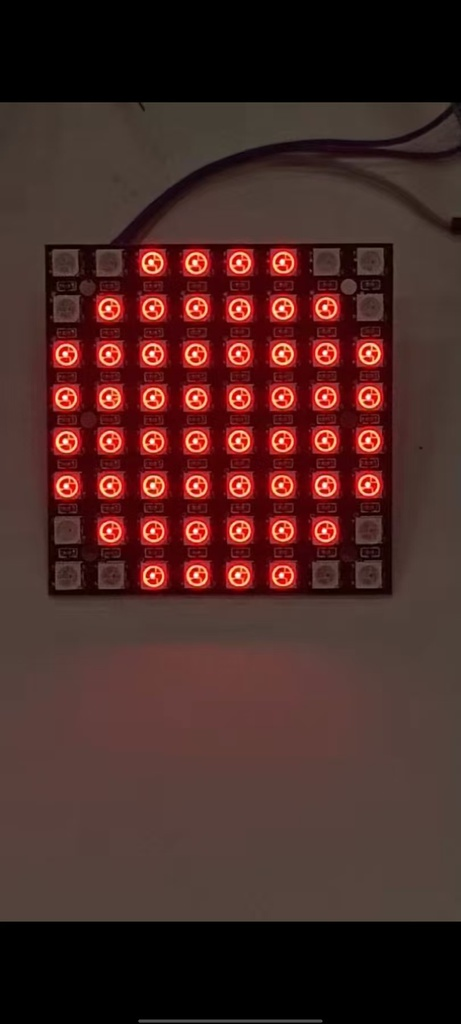
#> input picture test_red.jpg, 461 x 1024 px, shrunk from 810 x 1800 before the run
$ python test_multi_color.py
#> lines starting #> are read from the running program, lines starting #| are printed output that depends on the picture; after the words box and inside, x2 and y2 are one past the last pixel; in counts of white or black regions, pixels touching at a corner belong together
#> further down, img is the input picture: shape (1024, 461, 3); mean B, G, R 37.5, 41.2, 74
import cv2
import numpy as np
import time

def detect_color(img):
    # 如果图片读取失败
    if img is None:
        return "UNKNOWN", None

    # 转换到 HSV 颜色空间
    hsv = cv2.cvtColor(img, cv2.COLOR_BGR2HSV)
#> hsv: shape (1024, 461, 3); mean H, S, V 29.2, 100.5, 74

    # 定义各颜色的 HSV 范围
    # 红色分两个区间
    red_ranges = [
        (np.array([0, 100, 100]), np.array([10, 255, 255])),
        (np.array([160, 100, 100]), np.array([180, 255, 255]))
    ]
    yellow_range = (np.array([20, 100, 100]), np.array([35, 255, 255]))
    green_range = (np.array([40, 100, 100]), np.array([85, 255, 255]))

    # 提取掩膜
    mask_red = cv2.bitwise_or(
        cv2.inRange(hsv, red_ranges[0][0], red_ranges[0][1]),
        cv2.inRange(hsv, red_ranges[1][0], red_ranges[1][1])
    )
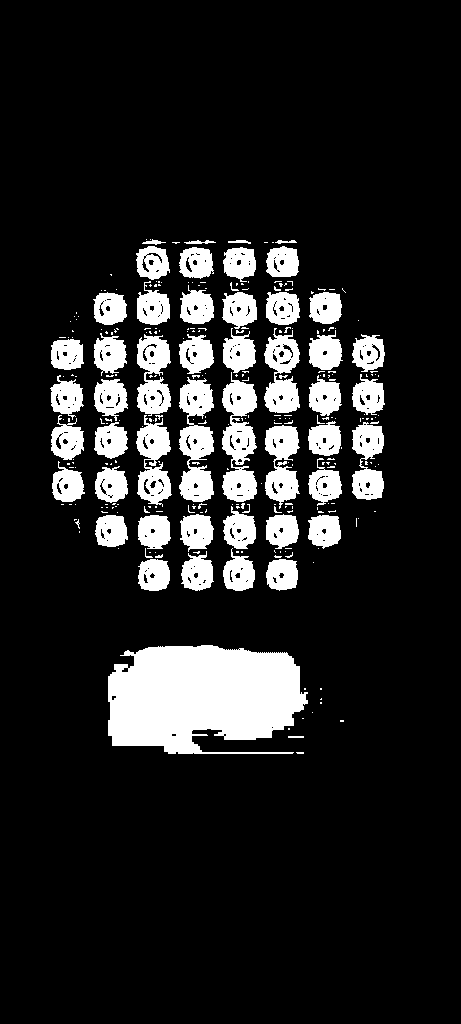
#> mask_red: shape (1024, 461); 13.9% white; 279 white regions (225 under 20 px)
    mask_yellow = cv2.inRange(hsv, yellow_range[0], yellow_range[1])
#> mask_yellow: shape (1024, 461); every value is 0
    mask_green = cv2.inRange(hsv, green_range[0], green_range[1])

    # 计算各颜色区域面积
    area_red = cv2.countNonZero(mask_red)
#> area_red = 65798
    area_yellow = cv2.countNonZero(mask_yellow)
#> area_yellow = 0
    area_green = cv2.countNonZero(mask_green)
#> area_green = 0

    # 设定一个最小面积阈值（防止噪点误判）
    min_area = 100

    # 找出面积最大的颜色（且必须大于阈值）
    max_area = max(area_red, area_yellow, area_green)
#> max_area = 65798

    if max_area < min_area:
        return "UNKNOWN", None  # 什么都没找到

    if max_area == area_red:
        color_name = "RED"
        mask = mask_red
        box_color = (0, 0, 255) # 红色画红框
    elif max_area == area_yellow:
        color_name = "YELLOW"
        mask = mask_yellow
        box_color = (0, 255, 255) # 黄色画黄框
    else:
        color_name = "GREEN"
        mask = mask_green
        box_color = (0, 255, 0) # 绿色画绿框

    # 在图上画框和文字
    contours, _ = cv2.findContours(mask, cv2.RETR_EXTERNAL, cv2.CHAIN_APPROX_SIMPLE)
#> contours = 279 contours, 231 with area under 20; largest, box (x1, y1, x2, y2) and area: (108, 645, 308, 754) 16806, (222, 372, 257, 502) 2812, (179, 377, 214, 502) 2767, (264, 328, 300, 413) 1912, (136, 415, 172, 507) 1868
    for cnt in contours:
        if cv2.contourArea(cnt) > min_area:
            x, y, w, h = cv2.boundingRect(cnt)
            cv2.rectangle(img, (x, y), (x+w, y+h), box_color, 2)
            cv2.putText(img, color_name, (x, y-10), cv2.FONT_HERSHEY_SIMPLEX, 0.7, box_color, 2)
#> this loop made 279 passes
#> (x, y, w, h) on passes 11, 13, 14, 24, 29, 37, 38, 39, 40, 41, 59, 88: (108, 645, 200, 109), (266, 559, 32, 32), (138, 559, 32, 32), (181, 551, 33, 40), (223, 548, 32, 43), (308, 515, 33, 34), (138, 515, 33, 34), (95, 515, 33, 32), (266, 514, 33, 35), (180, 514, 34, 38), (223, 506, 33, 43), (95, 466, 33, 37)
#> cnt on passes 1 to 6: [[296, 752], [297, 753], [303, 753], [303, 752]], [[288, 736], [288, 737], [303, 737], [303, 736]], [[288, 728], [288, 729], [289, 729], [289, 728]], [[340, 720], [340, 721], [343, 721], [343, 720]], [[302, 718], [303, 718]], [[312, 712]]
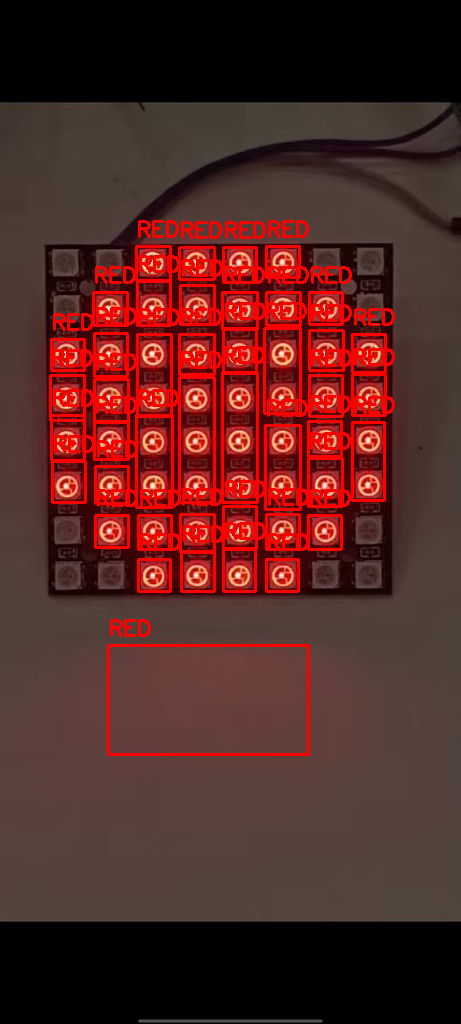
#> img: shape (1024, 461, 3); 7.98% of pixels changed, all inside (x1, y1, x2, y2) = (49, 220, 395, 756)

    return color_name, img

# ====== 主程序测试 ======
if __name__ == "__main__":
    # 测试的四张图片名字，请确保你的文件夹里有这四张图
    test_images = ['test_red.jpg', 'test_yellow.jpg', 'test_green.jpg', 'test_unknown.jpg']

    for img_path in test_images:
        print(f"\n正在测试: {img_path}")
        img = cv2.imread(img_path)

        start_time = time.time() # 记录开始时间
        result, result_img = detect_color(img)
#> result = 'RED'
        end_time = time.time()   # 记录结束时间

        latency = (end_time - start_time) * 1000 # 计算耗时（毫秒）

        print(f"识别结果: {result}")
#| 识别结果: RED
        print(f"处理耗时: {latency:.2f} ms")

        # 保存结果图片
        if result_img is not None:
            output_name = f"result_{img_path}"
            cv2.imwrite(output_name, result_img)
            print(f"已保存结果图: {output_name}")
#> pass 2 of the loop `for img_path in test_images:`:
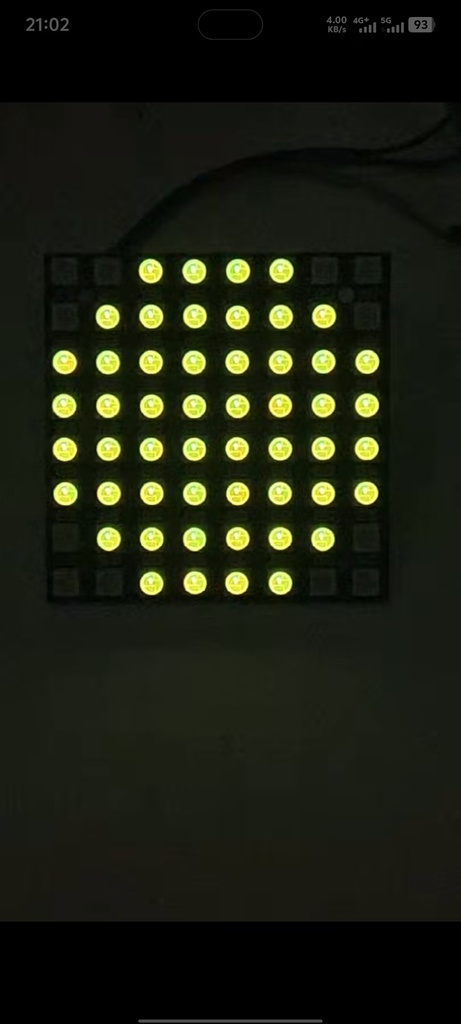
#> input picture test_yellow.jpg, 461 x 1024 px, shrunk from 810 x 1800 before the run
#> img is the input picture: shape (1024, 461, 3); mean B, G, R 17.8, 31.8, 28.6
#> hsv: shape (1024, 461, 3); mean H, S, V 32.7, 83.7, 31.9
#> in detect_color (call 2), `mask_yellow = cv2.inRange(hsv, yellow_range[0], yellow_range[1])`:
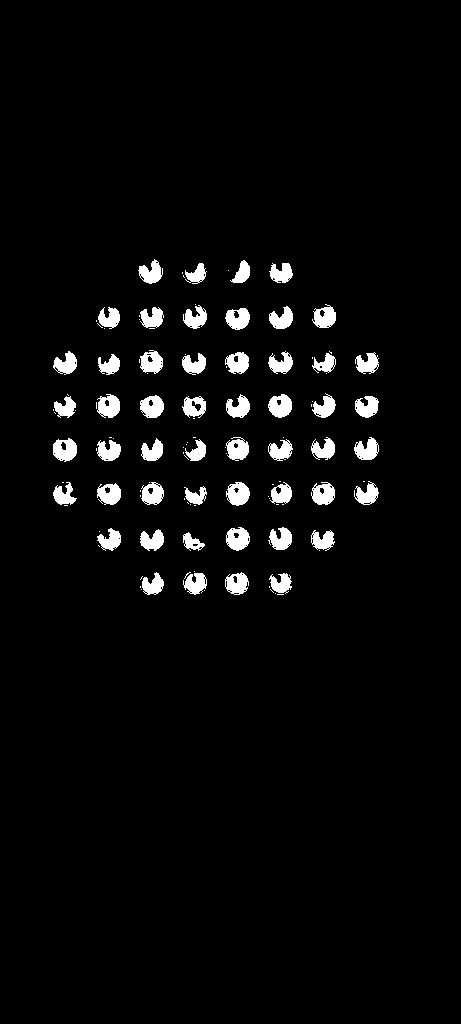
#> mask_yellow: shape (1024, 461); 3.8% white; 118 white regions (66 under 20 px), largest, box (x1, y1, x2, y2) and area: (268, 394, 292, 418) 418, (53, 438, 77, 462) 413, (226, 482, 250, 506) 412
#> mask_green: shape (1024, 461); 0.07% white in thin lines or dots, all inside (x1, y1, x2, y2) = (53, 258, 365, 572)
#> area_red = 0
#> area_yellow = 17930
#> area_green = 354
#> max_area = 17930
#> contours = 118 contours, 66 with area under 20; largest, box (x1, y1, x2, y2) and area: (53, 438, 77, 462) 410, (226, 527, 250, 551) 404, (268, 394, 292, 418) 402, (226, 482, 250, 506) 396, (140, 395, 164, 418) 388
#> the loop in detect_color (call 2), `for cnt in contours:` made 118 passes
#> (x, y, w, h) on passes 9, 10, 11, 13, 17, 19, 20, 21: (269, 573, 23, 21), (183, 573, 24, 22), (225, 572, 24, 23), (142, 572, 22, 23), (183, 532, 22, 19), (311, 530, 24, 21), (140, 529, 24, 22), (97, 528, 24, 23)
#> after the loop in detect_color (call 2), `for cnt in contours:`:
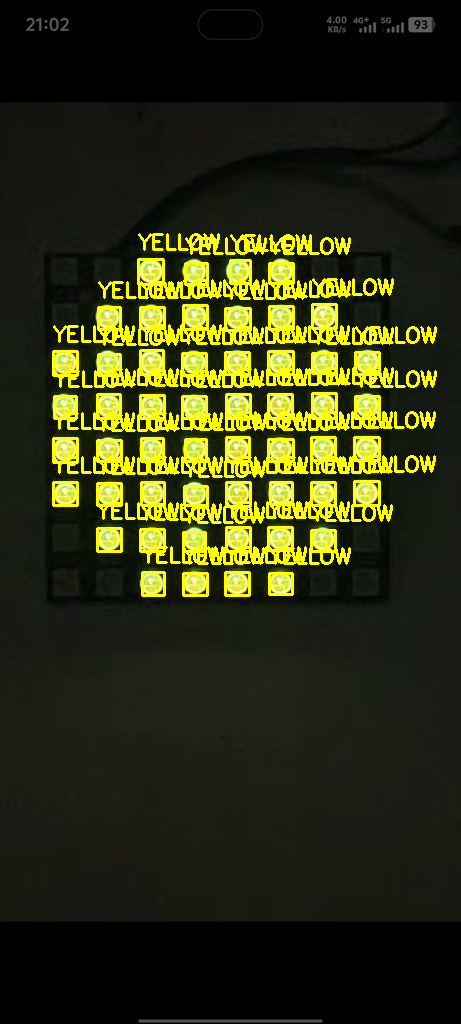
#> img: shape (1024, 461, 3); 8.49% of pixels changed, all inside (x1, y1, x2, y2) = (52, 233, 437, 597)
#> result = 'YELLOW'
#| 识别结果: YELLOW
#> pass 3 of the loop `for img_path in test_images:`:
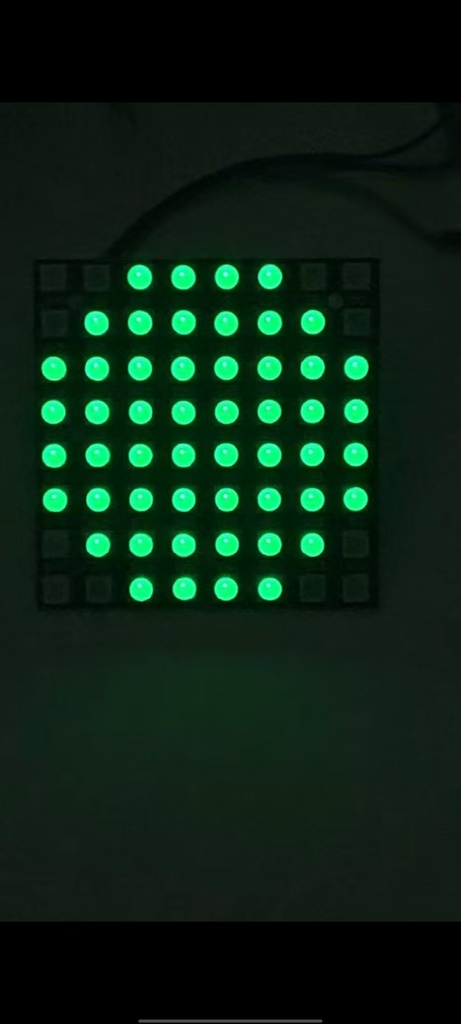
#> input picture test_green.jpg, 461 x 1024 px, shrunk from 810 x 1800 before the run
#> img is the input picture: shape (1024, 461, 3); mean B, G, R 21.2, 36.3, 11.5
#> hsv: shape (1024, 461, 3); mean H, S, V 55.9, 122.4, 36.3
#> in detect_color (call 3), `mask_green = cv2.inRange(hsv, green_range[0], green_range[1])`:
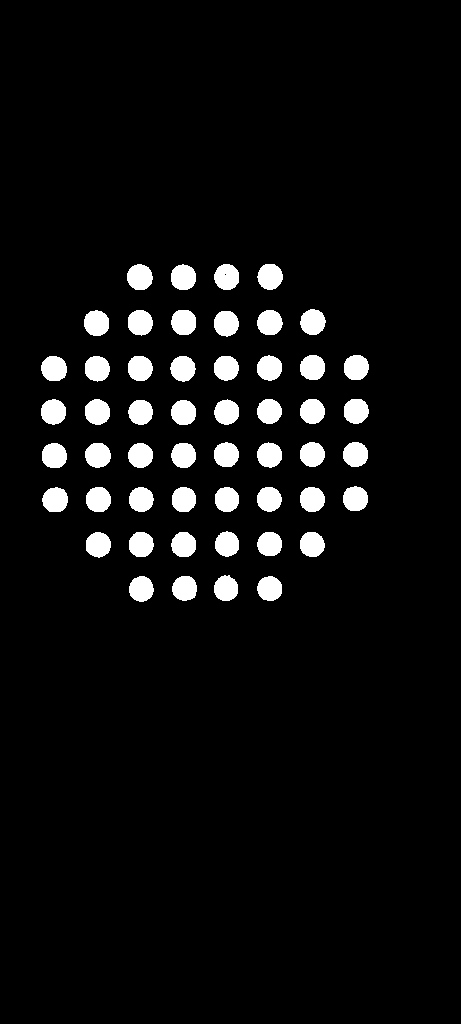
#> mask_green: shape (1024, 461); 5.6% white; 52 white regions
#> area_yellow = 0
#> area_green = 26321
#> contours = 52 contours; largest, box (x1, y1, x2, y2) and area: (127, 264, 153, 290) 495, (41, 356, 67, 381) 489, (84, 310, 109, 336) 486, (171, 264, 196, 290) 486, (257, 264, 283, 290) 486
#> the loop in detect_color (call 3), `for cnt in contours:` made 52 passes
#> (x, y, w, h) on passes 1 to 8: (257, 576, 25, 25), (172, 576, 25, 25), (129, 576, 25, 26), (214, 575, 24, 26), (300, 532, 25, 25), (257, 532, 25, 24), (171, 532, 25, 25), (129, 532, 25, 25)
#> after the loop in detect_color (call 3), `for cnt in contours:`:
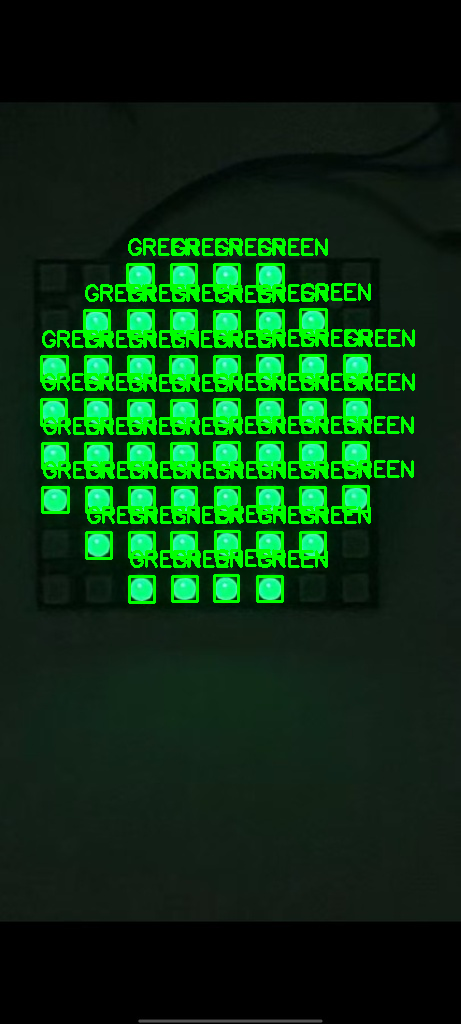
#> img: shape (1024, 461, 3); 8.26% of pixels changed, all inside (x1, y1, x2, y2) = (40, 238, 415, 604)
#> result = 'GREEN'
#| 识别结果: GREEN
#> the loop made 4 passes; the first 3 are shown
